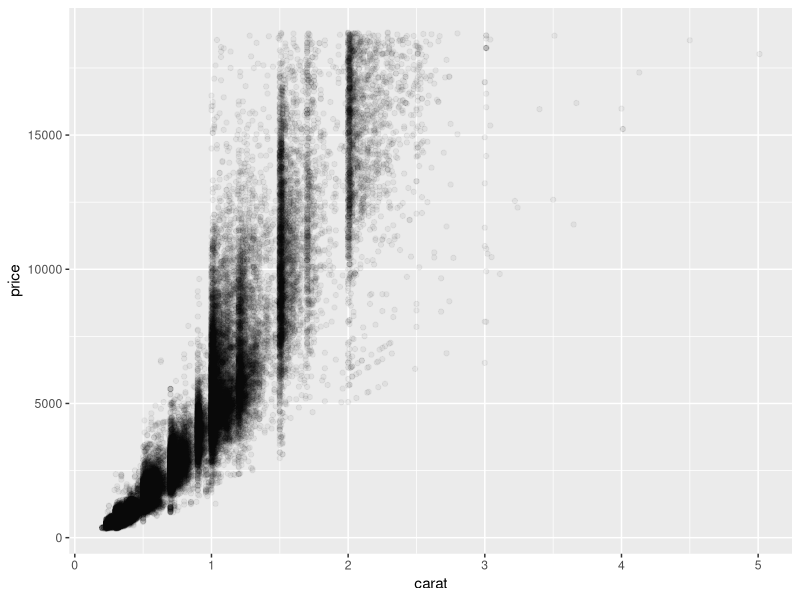
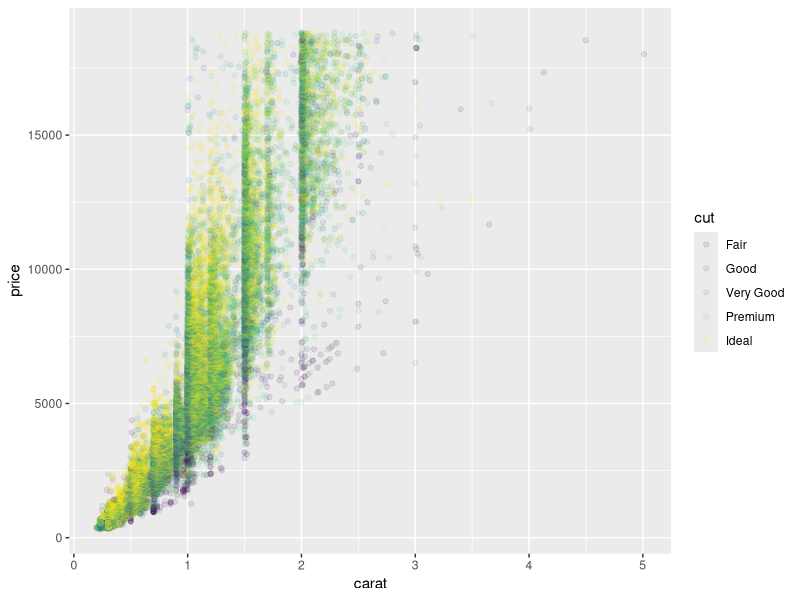
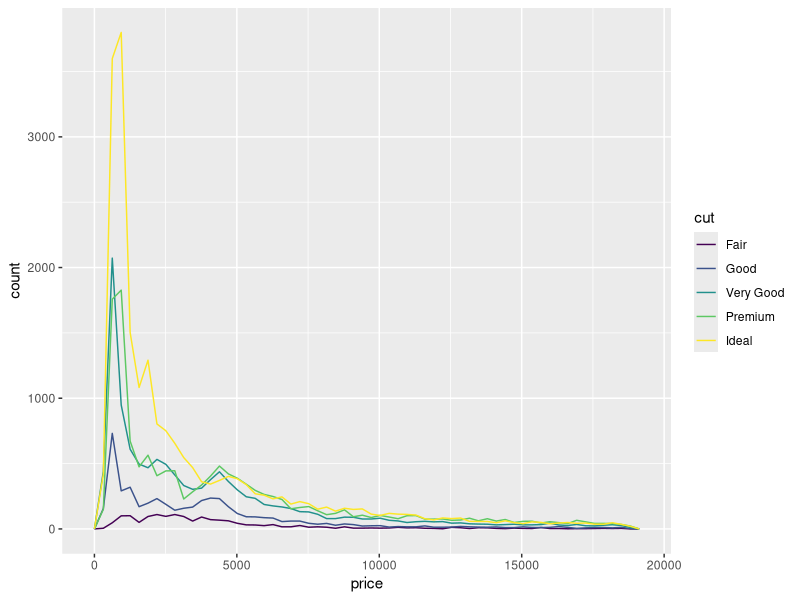

The R script that drew these images, in order:
## ---- chunk 1
library(tidyverse)
## ---- chunk 2
## TASK: Plot `price` vs `carat` below
## Your code here!

diamonds |>
  ggplot(aes(x = carat, y = price)) +
  geom_point(alpha = 0.05)
## ---- chunk 3
## TASK: Plot `price`, `carat`, and `cut` below
## Your code here!
diamonds |>
  ggplot(aes(x = carat, y = price, color = cut)) +
  geom_point(alpha = 0.1)
## ---- chunk 4
diamonds |>
  ggplot(aes(price)) +
  geom_freqpoly(
    aes(
      color = cut,
    ),
    bins = 60
  )
